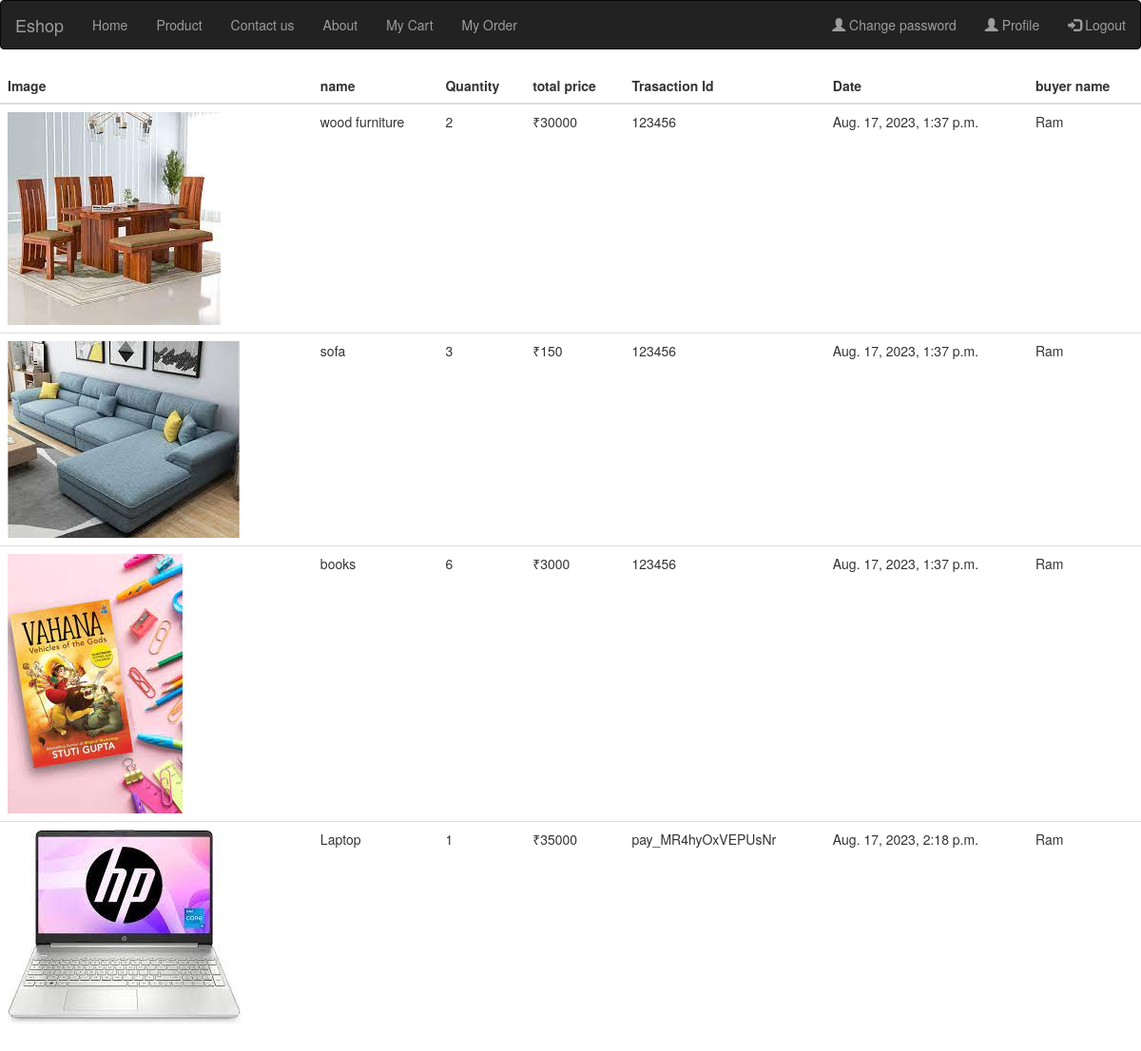
The page /vendor-order/ (signed in) on the database its author committed.
### app1/models.py (models this page shows)
class Product(models.Model):
    vendorid=models.CharField(max_length=200,default="")
    Category=models.ForeignKey(Category,on_delete=models.CASCADE)
    name=models.CharField(max_length=200)
    price=models.IntegerField()
    img=models.ImageField(upload_to='Product_img')
    quantity=models.IntegerField()
    description=models.TextField()

class Cart(models.Model):
    userid=models.CharField(max_length=200)
    productid=models.CharField(max_length=200)
    vendorid=models.CharField(max_length=200)
    orderid=models.CharField(max_length=200)
    quantity=models.CharField(max_length=200)
    totalprice=models.CharField(max_length=200)

class Order(models.Model):
    userid=models.CharField(max_length=200)
    name=models.CharField(max_length=200)
    email=models.EmailField()
    number=models.IntegerField()
    address=models.TextField()
    totalprice=models.CharField(max_length=200)
    paymentmethod=models.CharField(max_length=250)
    transactionid=models.CharField(max_length=250)
    datetime=models.DateTimeField(auto_created=True,auto_now=True)

class Userregister(models.Model):
    name=models.CharField(max_length=200)
    email=models.EmailField()
    number=models.IntegerField()
    address=models.TextField()
    password=models.CharField(max_length=12)

### app1/views.py (the view)
# urls.py: path('vendor-order/',vendor_order,name="vendor_order"),
def vendor_order(request):
    if 'Vendoremail' in request.session:
        myorder=Cart.objects.filter(vendorid=request.session['Vendorid'])
        d=[]
        for i in myorder:
            if i.orderid != "0":
                prodict={}
                prodata=Product.objects.get(id=i.productid)
                orederdata=Order.objects.get(id=i.orderid)
                userdata=Userregister.objects.get(id=i.userid).name
                prodict['name']=prodata.name
                prodict['img']=prodata.img
                prodict['transactionid']=orederdata.transactionid
                prodict['date']=orederdata.datetime
                prodict['user']=userdata
                prodict['quantity']=i.quantity
                prodict['totalprice']=i.totalprice
                d.append(prodict)
        return render(request,'vendororder.html',{'prolist':d})
    else:
        return redirect('Vendorlogin')

### app1/templates/vendororder.html (shortened to what this page needs)
{% extends 'base.html' %}
{% block content %}
  <table class="table table-hover">
    <thead>
      <tr>
        <th>Image</th>
        <th>name</th>
        <th>Quantity</th>
        <th>total price</th>
        <th>Trasaction Id</th>
        <th>Date</th>
        <th>buyer name</th>
      </tr>
    </thead>
    <tbody>
        {% for i in prolist  %}
      <tr>
        <td><img src="{{i.img.url}}"></td>
        <td>{{i.name}}</td>
        <td>{{i.quantity}}</td>
        <td>₹{{i.totalprice}}</td>
        <td> {{i.transactionid}}</td>
        <td>{{i.date}}</td>
        <td>{{i.user}}</td>
      </tr>
      {% endfor %}
    </tbody>
  </table>
  {% endblock  %}

### app1/templates/base.html (shortened to what this page needs)
<!DOCTYPE html>
<html lang="en">
<head>
  <link rel="stylesheet" href="https://maxcdn.bootstrapcdn.com/bootstrap/3.4.1/css/bootstrap.min.css">
</head>
<body>
  <nav class="navbar navbar-inverse">
    <div class="container-fluid">
      <div class="navbar-header">
        <a class="navbar-brand" href="/">Eshop</a>
      </div>
        {% if request.session.email %}
        <ul class="nav navbar-nav">
          <li><a href="/">Home</a></li>
          <li><a href={% url 'productall' %}>Product</a></li>
          <li><a href="#">Contact us</a></li>
          <li><a href="#">About</a></li>
          <li><a href="{% url 'cart2' %}">My Cart</a></li>
          <li><a href="{% url 'ordertable' %}">My Order</a></li>
        </ul>
      <ul class="nav navbar-nav navbar-right">
        <li><a href="{% url 'changepass' %}"><span class="glyphicon glyphicon-user"></span> Change password</a></li>
        <li><a href="{% url 'profile1' %}"><span class="glyphicon glyphicon-user"></span> Profile</a></li>
        <li><a href="{% url 'logout1' %}"><span class="glyphicon glyphicon-log-in"></span> Logout</a></li>
      </ul>
      {% endif %}
    </div>
  </nav>
  {% block content %}
  {% endblock  %}
</body>
</html>

### rows shown on the page
Product: name "wood furniture"
Cart: totalprice "30000"
Order: transactionid "123456" "123456" "123456", date "Aug. 17, 2023, 1:37 p.m." "Aug. 17, 2023, 1:37 p.m." "Aug. 17, 2023, 1:37 p.m."
Userregister: user "Ram" "Ram" "Ram" "Ram"
Product: name "sofa"
Cart: totalprice "150"
Product: name "books"
Cart: totalprice "3000"
Product: name "Laptop"
Cart: totalprice "35000"
Order: transactionid "pay_MR4hyOxVEPUsNr", date "Aug. 17, 2023, 2:18 p.m."

### other values the page prints
{{ i.quantity }} "2" "3" "6" "1"
